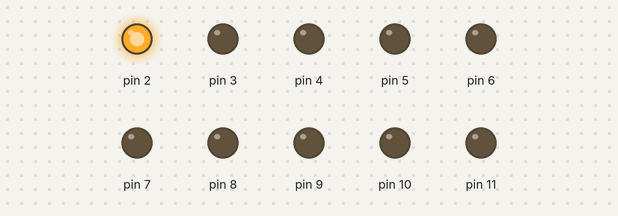
This sketch was run on a simulated Arduino Uno, built with avr-gcc and run on an emulated ATmega328P. Shown: output pins drawn as LEDs (lit = HIGH).

Above: at 0.15 s.
At 1.65 s:
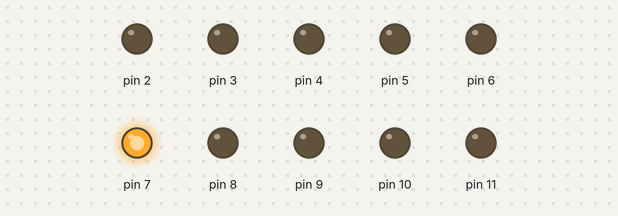
At 2.55 s:
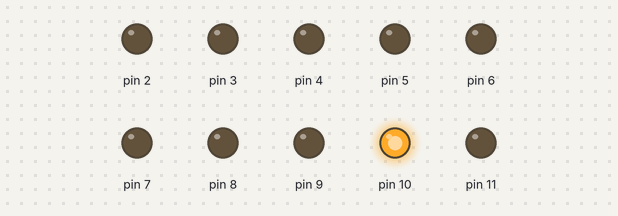
At 3.45 s:
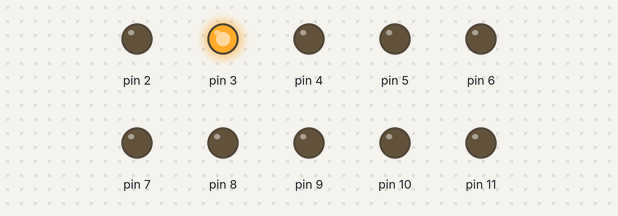
At 4.95 s:
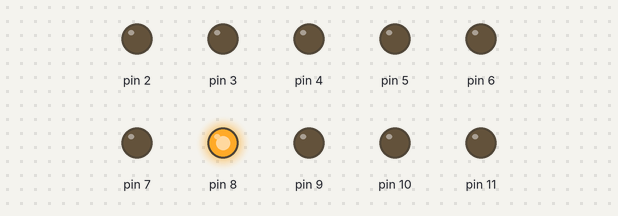
At 6.75 s:
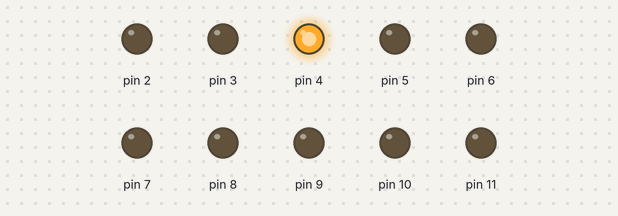
Timing chart, 0 to 7.0 s (numbered marks = the images above):
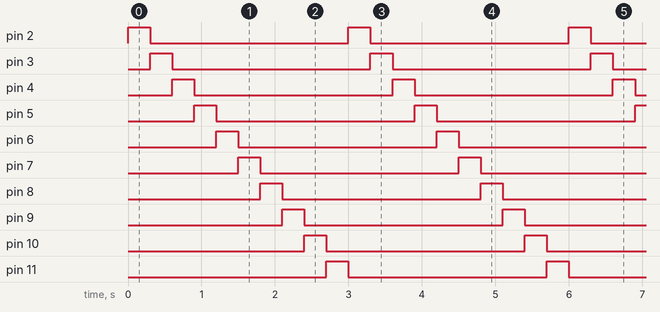

The sketch:

new_sketch_1795262538670.ino
```cpp
/*
 */

void setup() {
    for(int i =2;i<=11;i++){
    pinMode(i,OUTPUT);
    }
}

void loop() {
    for(int i =2;i<=11;i++){
    digitalWrite(i,1);
      delay(300);
      digitalWrite(i,0);
    }
  int i=2;
}
```

Measured:
- by itself, pin 2–11: alternates HIGH for 0.30 s and LOW for 2.7 s
- by itself, everything shown: repeats every 3.0 s, in 11 steps
